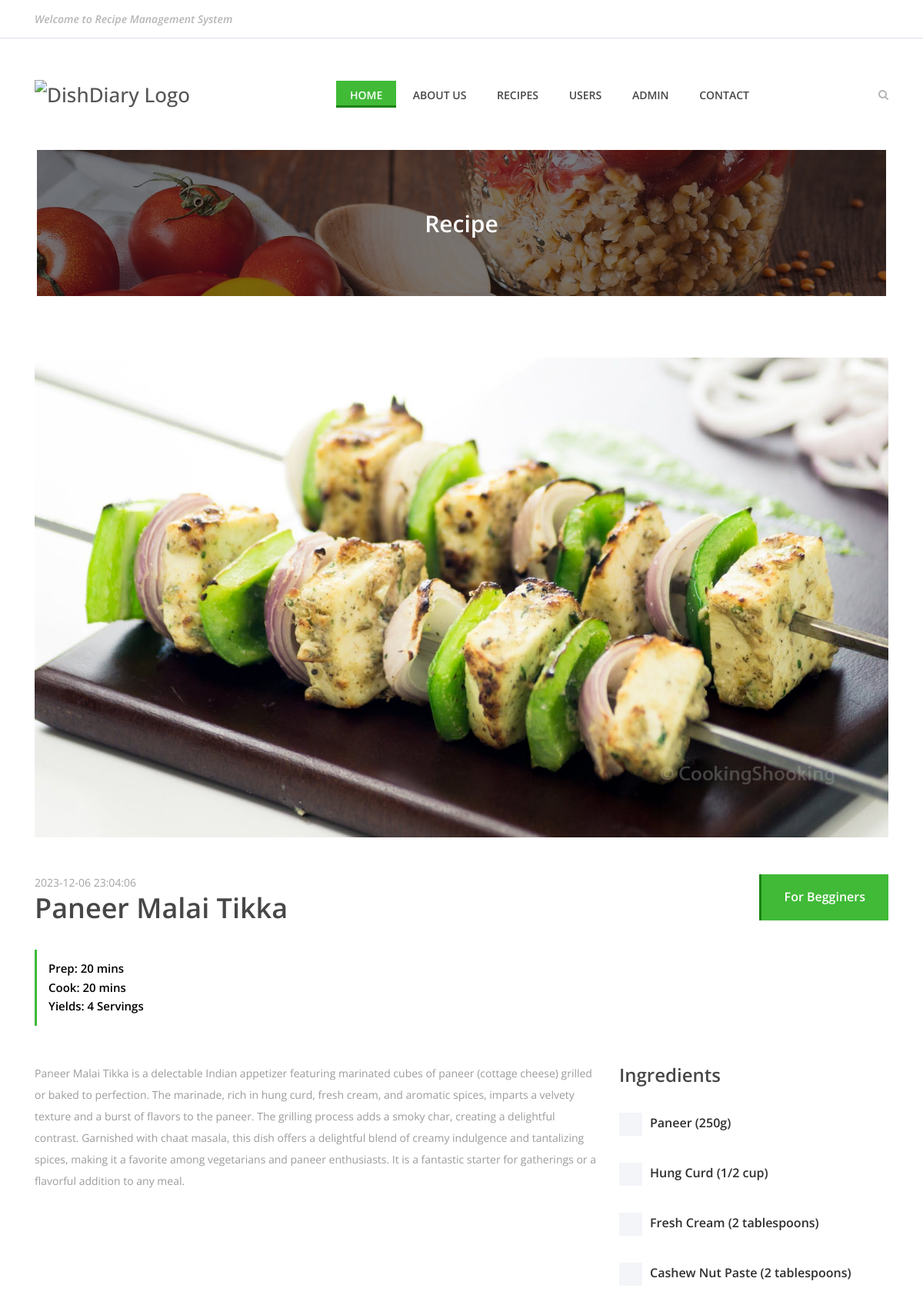
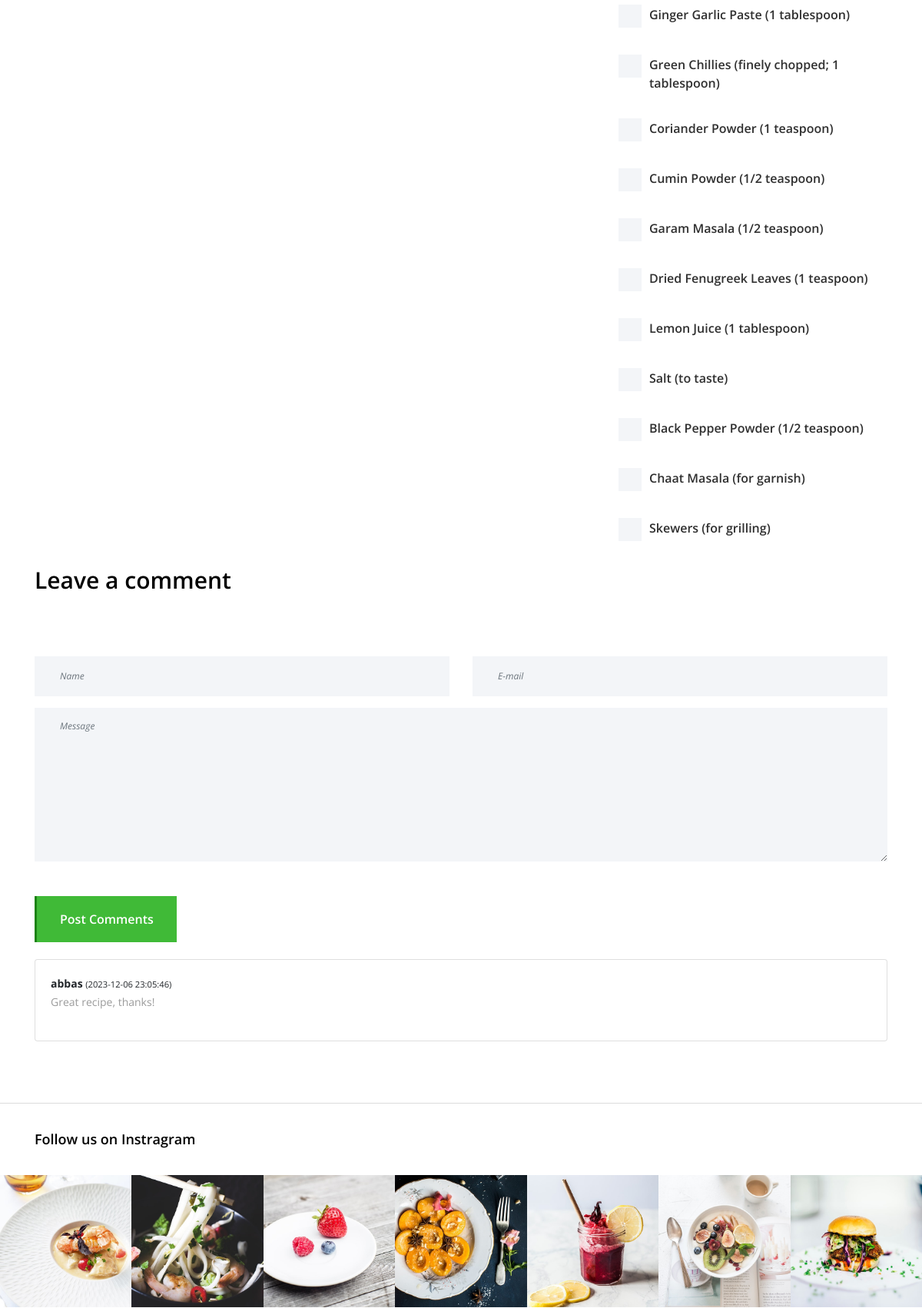
The page /recipe-details.php?rid=7 (upper part) on the database its author committed (2 pictures, top to bottom).
### tables this page shows
CREATE TABLE `tblrecipes` (
  `id` int(11) NOT NULL,
  `userId` int(11) DEFAULT NULL,
  `recipeTitle` varchar(255) DEFAULT NULL,
  `recipePrepTime` int(11) DEFAULT NULL,
  `recipeCookTime` int(11) DEFAULT NULL,
  `recipeYields` int(11) DEFAULT NULL,
  `recipeIngredients` mediumtext DEFAULT NULL,
  `recipeDescription` mediumtext DEFAULT NULL,
  `recipePicture` varchar(255) DEFAULT NULL,
  `postingDate` timestamp NULL DEFAULT current_timestamp()
);

CREATE TABLE `tblcomments` (
  `id` int(11) NOT NULL,
  `recipeId` int(11) DEFAULT NULL,
  `userName` varchar(200) DEFAULT NULL,
  `userEmail` varchar(200) DEFAULT NULL,
  `commentMessage` mediumtext DEFAULT NULL,
  `postingDate` timestamp NULL DEFAULT current_timestamp(),
  `status` int(1) DEFAULT NULL,
  `updationDate` timestamp NULL DEFAULT NULL ON UPDATE current_timestamp()
);

### recipe-details.php (the view, shortened to what this page needs)
<!DOCTYPE html>
<html lang="en">
<head>
    <link rel="stylesheet" href="style.css">
</head>
<body>
       <?php include_once('includes/header.php');?>
    <div class="breadcumb-area bg-img bg-overlay" style="background-image: url(img/bg-img/breadcumb3.jpg);">
        <div class="container h-100">
            <div class="row h-100 align-items-center">
                <div class="col-12">
                    <div class="breadcumb-text text-center">
                        <h2>Recipe</h2>
                    </div>
                </div>
            </div>
        </div>
    </div>
    <div class="receipe-post-area section-padding-80">
<?php
$recipeid=intval($_GET['rid']);
$ret=mysqli_query($con,"select * from  tblrecipes where id='$recipeid'");
while ($row=mysqli_fetch_array($ret)) {
    ?>
        <div class="container">
            <div class="row">
                <div class="col-12">
                    <div class="receipe-slider owl-carousel">
                        <img src="user/images/<?php  echo $row['recipePicture'];?>" alt="<?php  echo $row['recipeTitle'];?>">
                    </div>
                </div>
            </div>
        </div>
        <div class="receipe-content-area">
            <div class="container">
                <div class="row">
                    <div class="col-12 col-md-8">
                        <div class="receipe-headline my-5">
                            <span><?php  echo $row['postingDate'];?></span>
                            <h2><?php  echo $row['recipeTitle'];?></h2>
                            <div class="receipe-duration">
                                <h6>Prep: <?php  echo $row['recipePrepTime'];?> mins</h6>
                                <h6>Cook: <?php  echo $row['recipeCookTime'];?> mins</h6>
                                <h6>Yields: <?php  echo $row['recipeYields'];?> Servings</h6>
                            </div>
                        </div>
                    </div>
                    <div class="col-12 col-md-4">
                        <div class="receipe-ratings text-right my-5">
                            <a href="#" class="btn delicious-btn">For Begginers</a>
                        </div>
                    </div>
                </div>
                <div class="row">
                    <div class="col-12 col-lg-8">
                        <div class="single-preparation-step d-flex">
                            <p><?php  echo $row['recipeDescription'];?> </p>
                        </div>
                    </div>
<?php $arr = explode(",",$row['recipeIngredients']);?>
                    <div class="col-12 col-lg-4">
                        <div class="ingredients">
                            <h4>Ingredients</h4>
<?php
foreach ($arr as $ingredients) {
?>
                            <div class="custom-control custom-checkbox">
                               <?php echo "<label class='custom-control-label' for='$ingredients'>$ingredients</label>" ?>
                            </div>
<?php } ?>
                        </div>
                    </div>
                </div>
<?php } ?>
                <div class="row">
                    <div class="col-12">
                        <div class="section-heading text-left">
                            <h3>Leave a comment</h3>
                        </div>
                    </div>
                </div>
                <div class="row">
                    <div class="col-12">
                        <div class="contact-form-area">
                            <form  method="post">
                                <div class="row">
                                    <div class="col-12 col-lg-6">
                                        <input type="text" class="form-control" id="name" placeholder="Name" name="fname" required>
                                    </div>
                                    <div class="col-12 col-lg-6">
                                        <input type="email" class="form-control" id="email" placeholder="E-mail" name="emailid" required>
                                    </div>
                                    <div class="col-12">
                                        <textarea name="message" class="form-control" id="message" cols="30" rows="10" placeholder="Message" name="message" required></textarea>
                                    </div>
                                    <div class="col-12">
                                        <button class="btn delicious-btn mt-30" type="submit" name="submit">Post Comments</button>
                                    </div>
                                </div>
                            </form>
                        </div>
                    </div>
                </div>
<?php $ret=mysqli_query($con,"select userName,commentMessage,postingDate from  tblcomments where status=1 and recipeId='$recipeid'");
while ($row=mysqli_fetch_array($ret)) {
?>
  <div class="card" style="margin-top: 2%;">
    <div class="card-body">
        <b><?php  echo $row['userName'];?> <small>(<?php  echo $row['postingDate'];?>)</small></b>
        <p><?php  echo $row['commentMessage'];?></p>
    </div>
  </div>
<?php } ?>
</div>
            </div>
        </div>
    <div class="follow-us-instagram">
        <div class="container">
            <div class="row">
                <div class="col-12">
                    <h5>Follow us on Instragram</h5>
                </div>
            </div>
        </div>
        <div class="insta-feeds d-flex flex-wrap">
            <div class="single-insta-feeds">
                <img src="img/bg-img/insta1.jpg" alt="">
            </div>
            <div class="single-insta-feeds">
                <img src="img/bg-img/insta2.jpg" alt="">
            </div>
            <div class="single-insta-feeds">
                <img src="img/bg-img/insta3.jpg" alt="">
            </div>
            <div class="single-insta-feeds">
                <img src="img/bg-img/insta4.jpg" alt="">
            </div>
            <div class="single-insta-feeds">
                <img src="img/bg-img/insta5.jpg" alt="">
            </div>
            <div class="single-insta-feeds">
                <img src="img/bg-img/insta6.jpg" alt="">
            </div>
            <div class="single-insta-feeds">
                <img src="img/bg-img/insta7.jpg" alt="">
            </div>
        </div>
    </div>
</body>
</html>

### style.css (style rules this page uses)
* { margin: 0; padding: 0; }
body { font-family: "Open Sans", sans-serif; font-size: 14px; }
h1, h2, h3, h4, h5, h6 { color: #000000; line-height: 1.3; font-weight: 600; }
p { color: #9b9b9b; font-size: 14px; line-height: 2; font-weight: 400; }
a, a:hover, a:focus { -webkit-transition-duration: 500ms; transition-duration: 500ms; text-decoration: none; outline: 0 solid transparent; color: #000000; font-weight: 600; font-size: 14px; color: #474747; }
img { height: auto; max-width: 100%; }
.mt-30 { margin-top: 30px !important; }
.section-padding-80 { padding-top: 80px; padding-bottom: 80px; }
.section-heading { position: relative; z-index: 1; margin-bottom: 80px; text-align: center; }
.section-heading h3 { font-size: 30px; margin-bottom: 0; }
.section-heading.text-left { text-align: left !important; }
.bg-img { background-position: center center; background-size: cover; background-repeat: no-repeat; }
.bg-overlay { position: relative; z-index: 2; background-position: center center; background-size: cover; }
.bg-overlay::after { background-color: rgba(10, 12, 18, 0.55); position: absolute; z-index: -1; top: 0; left: 0; width: 100%; height: 100%; content: ""; }
.delicious-btn { display: inline-block; min-width: 160px; height: 60px; color: #ffffff; border: none; border-left: 3px solid #1c8314; border-radius: 0; padding: 0 30px; font-size: 16px; line-height: 58px; font-weight: 600; -webkit-transition-duration: 500ms; transition-duration: 500ms; text-transform: capitalize; background-color: #40ba37; }
.receipe-slider { position: relative; z-index: 1; }
.receipe-headline span { font-size: 14px; display: block; color: #a4a4a4; margin-bottom: 0; }
.receipe-headline h2 { font-size: 36px; color: #474747; margin-bottom: 30px; }
.receipe-headline .receipe-duration { border-left: 3px solid #40ba37; padding: 15px; }
.receipe-headline .receipe-duration h6 { font-size: 15px; margin-bottom: 5px; }
.receipe-headline .receipe-duration h6:last-child { margin-bottom: 0; }
.single-preparation-step { position: relative; z-index: 1; margin-bottom: 50px; }
.ingredients h4 { color: #474747; margin-bottom: 30px; }
.ingredients .custom-checkbox .custom-control-label::before { border-radius: 0; }
.ingredients .custom-control-label::before { width: 30px; height: 30px; background-color: #f3f5f8; }
.ingredients .custom-control { padding-left: 2.5rem; margin-bottom: 30px; min-height: 35px; }
.ingredients .custom-control-label { margin-bottom: 0; padding-top: 5px; font-size: 16px; font-weight: 600; color: #2f2f2f; }
.ingredients .custom-control-label::after { top: 10px; left: 5px; width: 20px; height: 20px; }
.follow-us-instagram { position: relative; z-index: 1; border-top: 1px solid #dcdcdc; }
.follow-us-instagram h5 { font-size: 18px; padding: 35px 0; margin-bottom: 0; }
.follow-us-instagram .insta-feeds { position: relative; z-index: 1; }
.follow-us-instagram .insta-feeds .single-insta-feeds { position: relative; z-index: 1; -webkit-box-flex: 0; -ms-flex: 0 0 14.2857%; flex: 0 0 14.2857%; max-width: 14.2857%; width: 14.2857%; -webkit-transition-duration: 500ms; transition-duration: 500ms; overflow: hidden; }
.follow-us-instagram .insta-feeds .single-insta-feeds img { width: 100%; -webkit-transition-duration: 500ms; transition-duration: 500ms; }
.breadcumb-area { position: relative; z-index: 10; width: 92%; height: 190px; margin-left: 4%; margin-right: 4%; }
.breadcumb-area .breadcumb-text h2 { font-size: 30px; margin-bottom: 0; color: #ffffff; }
.contact-form-area .form-control { height: 52px; width: 100%; background-color: #f3f5f8; font-size: 12px; font-style: italic; margin-bottom: 15px; border: none; border-left: 3px solid #f3f5f8; border-radius: 0; padding: 15px 30px; -webkit-transition-duration: 500ms; transition-duration: 500ms; }
.contact-form-area textarea.form-control { height: 200px; -webkit-transition-duration: 500ms; transition-duration: 500ms; }

### rows shown on the page
tblrecipes: recipePicture (picture), postingDate "2023-12-06 23:04:06", recipeTitle "Paneer Malai Tikka", recipePrepTime "20", recipeCookTime "20", recipeYields "4", recipeDescription "Paneer Malai Tikka is a delectable Indian appetizer featuring marinated cubes of paneer (cottage cheese) grilled or baked to perfection. The marinade, rich in hung curd, fresh cream, and aromatic spices, imparts a velvety texture and a burst of flavors to the paneer. The grilling process adds a smoky char, creating a delightful contrast. Garnished with chaat masala, this dish offers a delightful blend of creamy indulgence and tantalizing spices, making it a favorite among vegetarians and paneer enthusiasts. It is a fantastic starter for gatherings or a flavorful addition to any meal.", recipeIngredients "Paneer (250g)", recipeIngredients "Hung Curd (1/2 cup)", recipeIngredients "Fresh Cream (2 tablespoons)", recipeIngredients "Cashew Nut Paste (2 tablespoons)", recipeIngredients "Ginger Garlic Paste (1 tablespoon)", recipeIngredients "Green Chillies (finely chopped; 1 tablespoon)", recipeIngredients "Coriander Powder (1 teaspoon)", recipeIngredients "Cumin Powder (1/2 teaspoon)", recipeIngredients "Garam Masala (1/2 teaspoon)", recipeIngredients "Dried Fenugreek Leaves (1 teaspoon)", recipeIngredients "Lemon Juice (1 tablespoon)", recipeIngredients "Salt (to taste)", recipeIngredients "Black Pepper Powder (1/2 teaspoon)", recipeIngredients "Chaat Masala (for garnish)", recipeIngredients "Skewers (for grilling)"
tblcomments: userName "abbas", postingDate "2023-12-06 23:05:46", commentMessage "Great recipe, thanks!"
